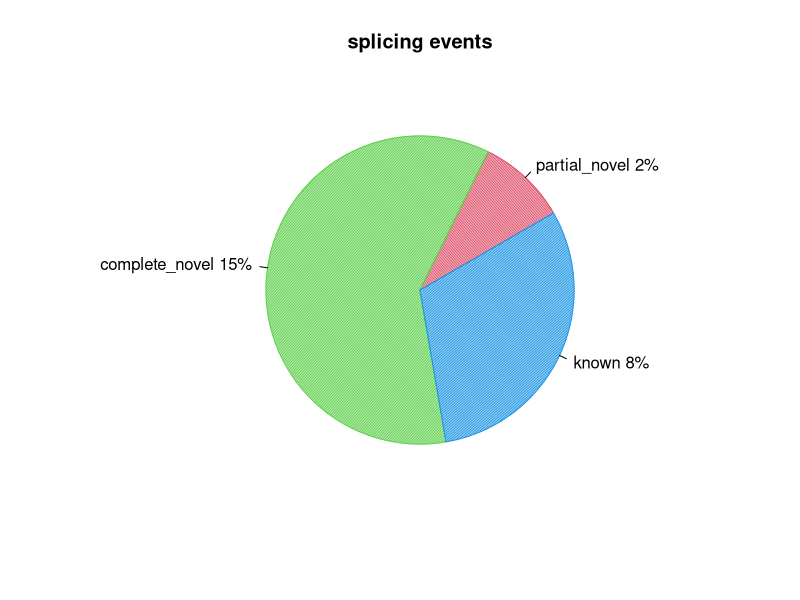
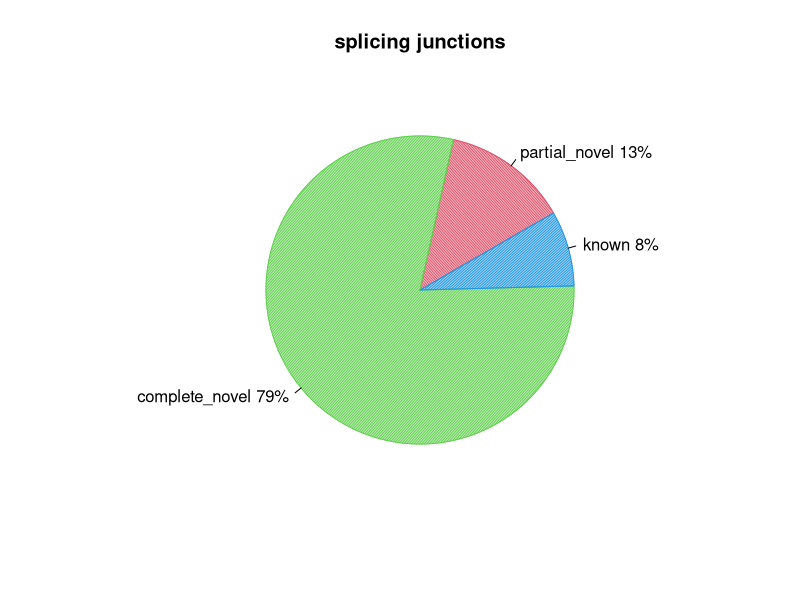

The R script that drew these images, in order:
pdf("MCIC_MD_2024_109.splice_events.pdf")
events=c(2.3380348451508306,14.98186742741324,7.6487530042556005)
pie(events,col=c(2,3,4),init.angle=30,angle=c(60,120,150),density=c(70,70,70),main="splicing events",labels=c("partial_novel 2%","complete_novel 15%","known 8%"))
dev.off()
pdf("MCIC_MD_2024_109.splice_junction.pdf")
junction=c(13.173384993666641,78.91861013834041,7.908004867992946)
pie(junction,col=c(2,3,4),init.angle=30,angle=c(60,120,150),density=c(70,70,70),main="splicing junctions",labels=c("partial_novel 13%","complete_novel 79%","known 8%"))
dev.off()
